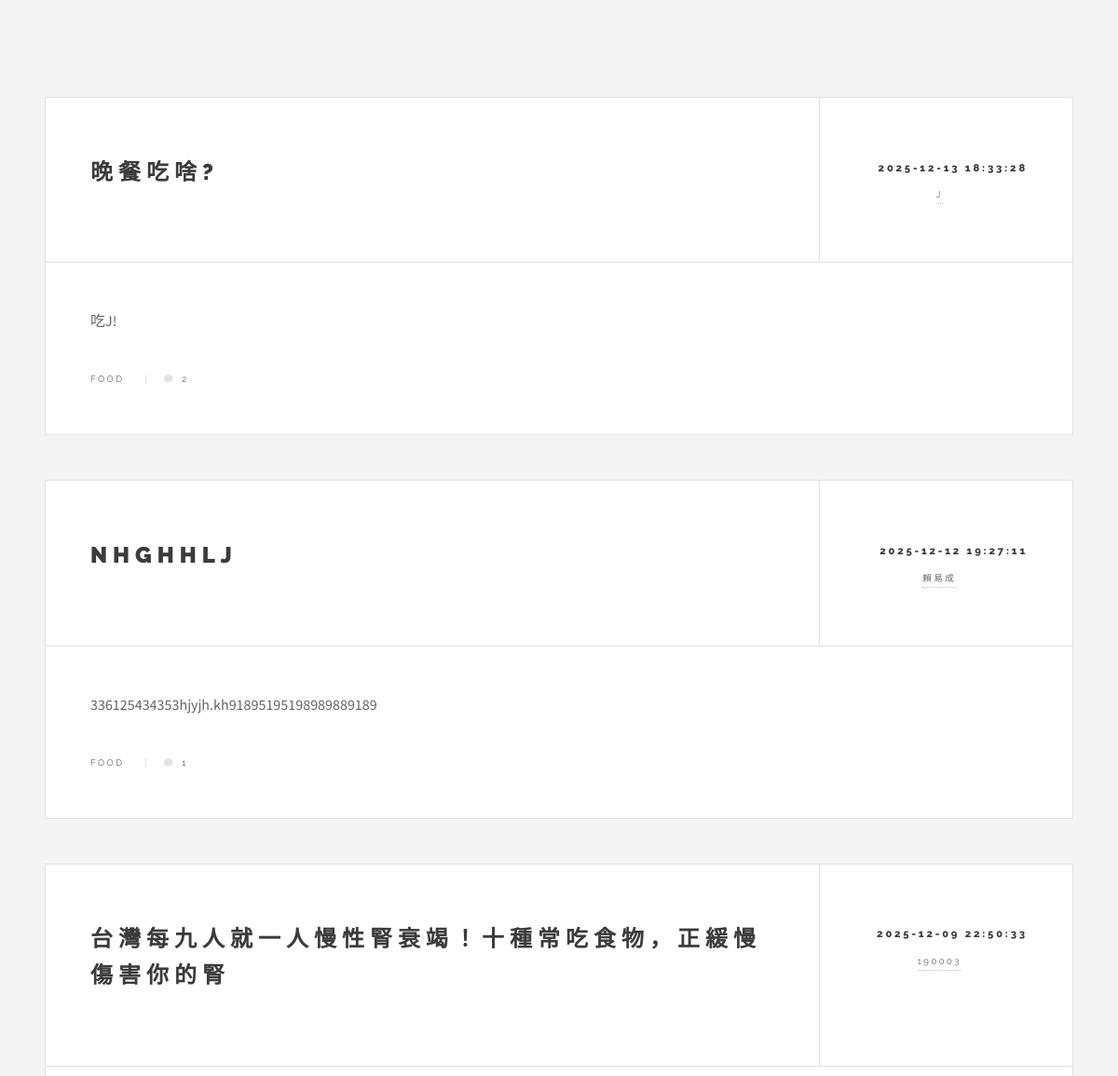
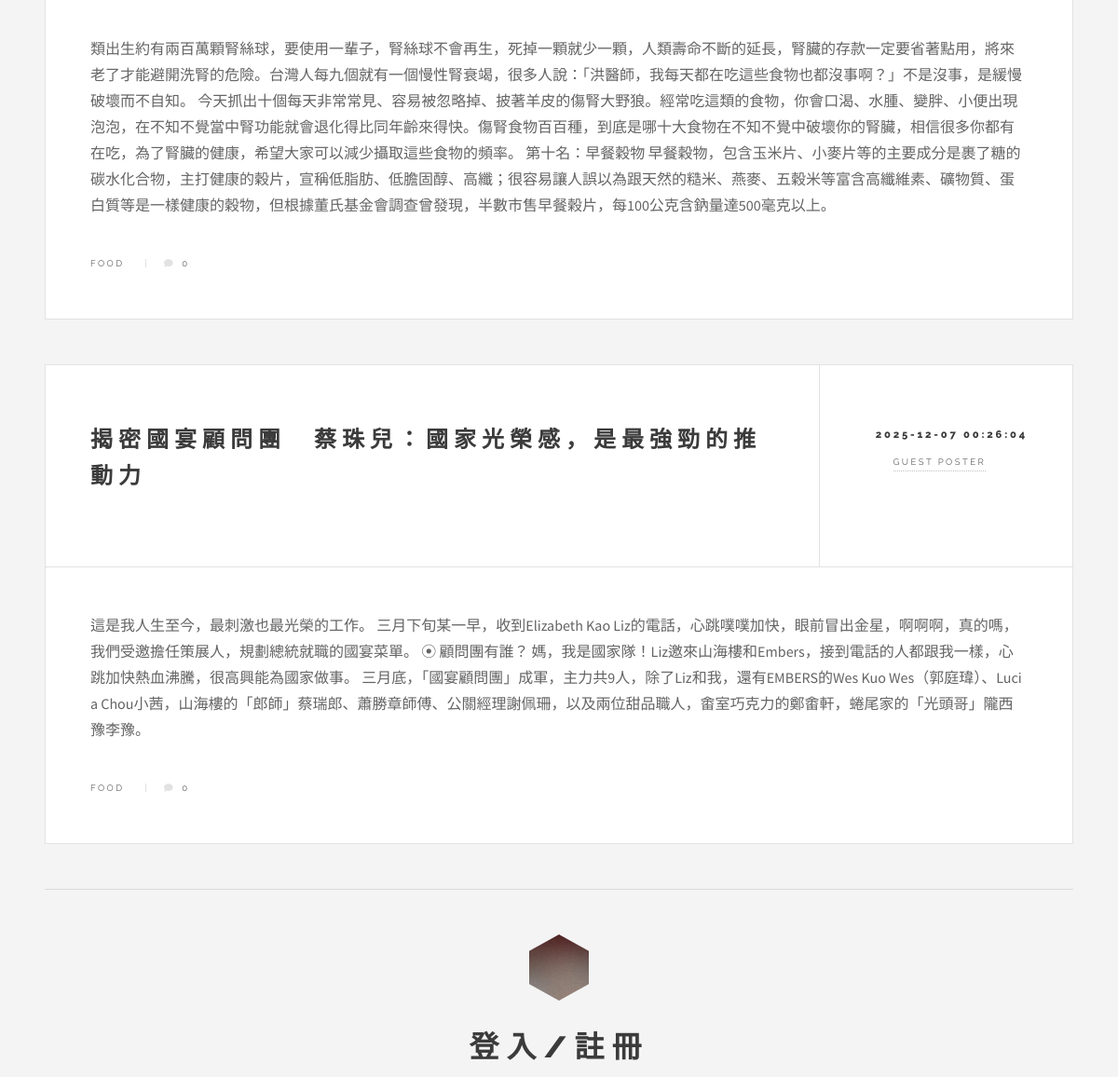
The page /category?category_name=Food (upper part) on the database as committed earlier (2 pictures, top to bottom).
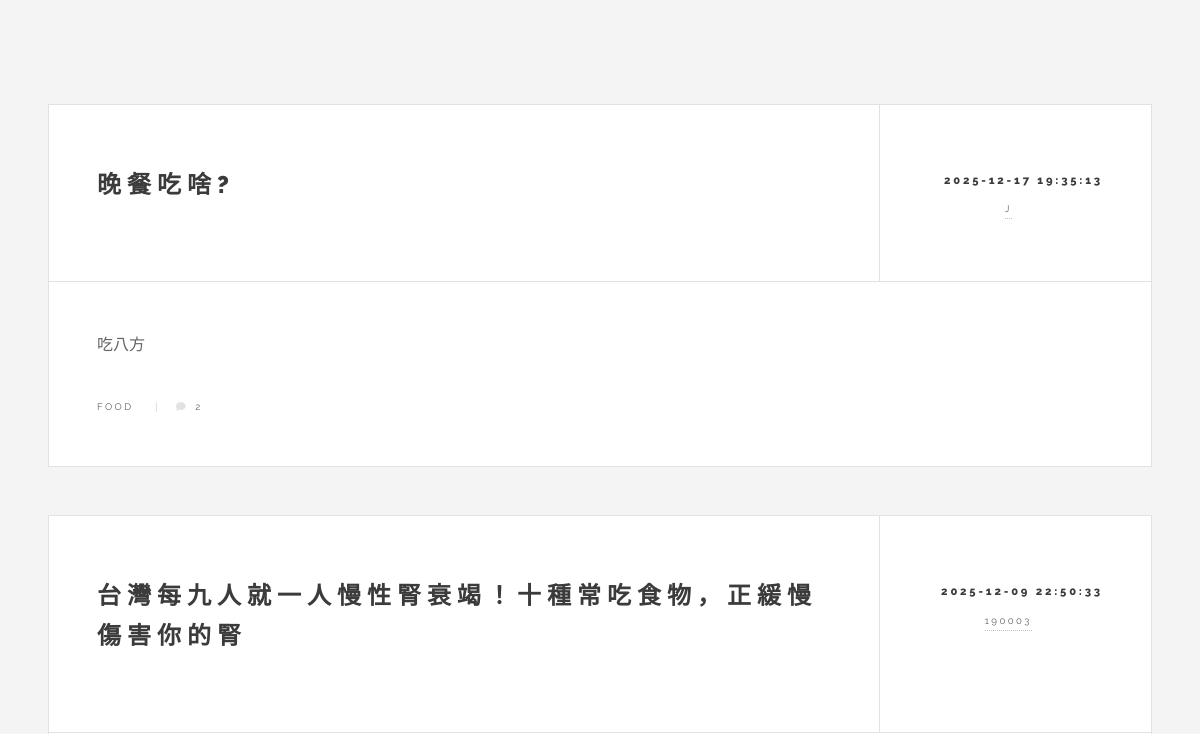
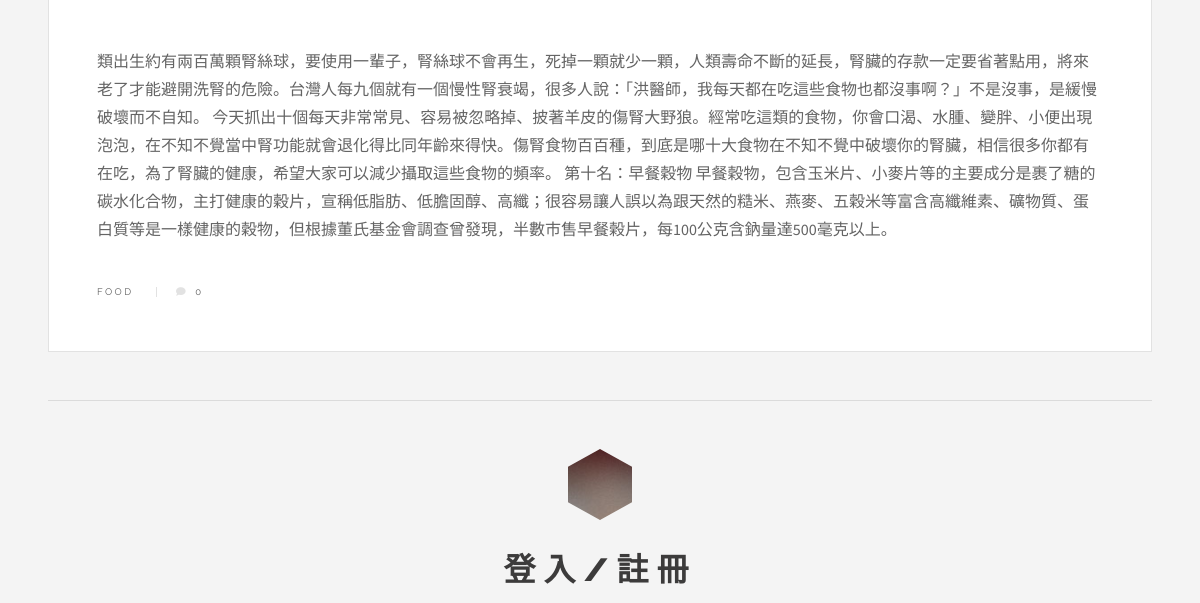
The same page on the database as committed later (2 pictures, top to bottom).
### tables this page shows
CREATE TABLE data (id INTEGER PRIMARY KEY, title TEXT NOT NULL, content TEXT NOT NULL, author TEXT NOT NULL, time TEXT NOT NULL, category TEXT NOT NULL);

### main.py (the view)
@app.route('/category')
def category_posts():
    category_name = request.args.get('category_name')
    articles = get_articles_by_category(category_name)
    current_username = session.get('username')
    articles_with_count = []
    for article in articles:
        article_id = article[0]
        comment_count = get_comment_count_by_article_id(article_id)
        article_list = list(article)
        article_list.append(comment_count)
        articles_with_count.append(tuple(article_list))
    return render_template('category.html',articles=articles_with_count, username=current_username)

### main.py (called while the page is built)
def get_articles_by_category(category_name):
    conn = sqlite3.connect(DB_PATH)
    cursor = conn.cursor()
    query = 'SELECT id, title, content, author, time, category FROM data WHERE category = ? ORDER BY time DESC'
    cursor.execute(query, (category_name,))
    articles = cursor.fetchall()
    conn.close()
    return articles

def get_comment_count_by_article_id(article_id):
    conn = sqlite3.connect(DB_PATH)
    cursor = conn.cursor()
    query = "SELECT COUNT(content_id) FROM comment WHERE data_id = ?"
    cursor.execute(query, (article_id,))
    count = cursor.fetchone()[0]
    conn.close()
    return count

### templates/category.html (shortened to what this page needs)
<!DOCTYPE HTML>
<html>
	<head>
		<link rel="stylesheet" href="{{ url_for('static', filename='assets/css/main.css') }}" />
	</head>
	<body class="is-preload">
			<div id="wrapper">
				<div id="main">
        			{% if articles %}
   					{% for article in articles %}
        			<article class="post">
            			<header>
                			<div class="title">
                    			<a href="{{ url_for('single_posts', article_id=article[0]) }}"><h2 class="article-content">{{ article[1] }}</h2></a>
                			</div>
                			<div class="meta">
                    			<time class="published" datetime="{{ article[4] }}">{{ article[4] }}</time>
                    			<a href="{{ url_for('author_posts', author_name=article[3]) }}" class="author"><span class="name">{{ article[3] }}</span></a>
                			</div>
            			</header>
            			<p class="article-content">{{ article[2] | safe }}</p>
            			<footer>
							<ul class="stats">
								<li>{{ article[5] }}</li>
								<li><a href="{{ url_for('single_posts', article_id=article[0]) }}" class="icon solid fa-comment">{{ article[6] }}</a></li>
							</ul>
            			</footer>
        			</article>
    				{% endfor %}
					{% else %}
    				<p>此分類下目前沒有文章。</p>
					{% endif %}
    			</div>
					<section id="sidebar">
							<section id="intro">
								<header>
            						{% if username %}
            						<a href="/">
										<h2 id="welcome-message">你好，{{ username }}</h2>
									</a>
									<a href="{{ url_for('logout') }}" id="logoutBtn">
                						<h2>登出</h2>
            						</a>
            						{% else %}
									<a href="{{ url_for('index') }}" class="logo">
        								<img src="{{ url_for('static', filename='images/logo.jpg') }}" alt="Logo" />
							    	</a>
            						<a href="#">
                						<h2 id="loginRegisterBtn">登入/註冊</h2>
           	 						</a>
            						{% endif %}
								</header>
							</section>
					</section>
			</div>
	</body>
</html>

Rows that differ between the two databases and show on the page:
removed data: title "NHGHHLJ", time "2025-12-12 19:27:11", author "賴易成", content "336125434353hjyjh.kh91895195198989889189", category "FOOD", article "1"
removed data: title "揭密國宴顧問團 蔡珠兒：國家光榮感，是最強勁的推動力", time "2025-12-07 00:26:04", author "GUEST POSTER", content "這是我人生至今，最刺激也最光榮的工作。 三月下旬某一早，收到Elizabeth Kao Liz的電話，心跳噗噗加快，眼前冒出金星，啊啊啊，真的嗎，我們受邀擔任策展人，規劃總統就職的國宴菜單。 ⦿ 顧問團有誰？ 媽，我是國家隊！Liz邀來山海樓和Embers，接到電話的人都跟我一樣，心跳加快熱血沸騰，很高興能為國家做事。 三月底，「國宴顧問團」成軍，主力共9人，除了Liz和我，還有EMBERS的Wes Kuo Wes（郭庭瑋）、Lucia Chou小茜，山海樓的「郎師」蔡瑞郎、蕭勝章師傅、公關經理謝佩珊，以及兩位甜品職人，畬室巧克力的鄭畬軒，蜷尾家的「光頭哥」隴西豫李豫。", category "FOOD", article "0"
changed data "晚餐吃啥?": time "2025-12-13 18:33:28" → "2025-12-17 19:35:13"; content "吃J!" → "吃八方"
